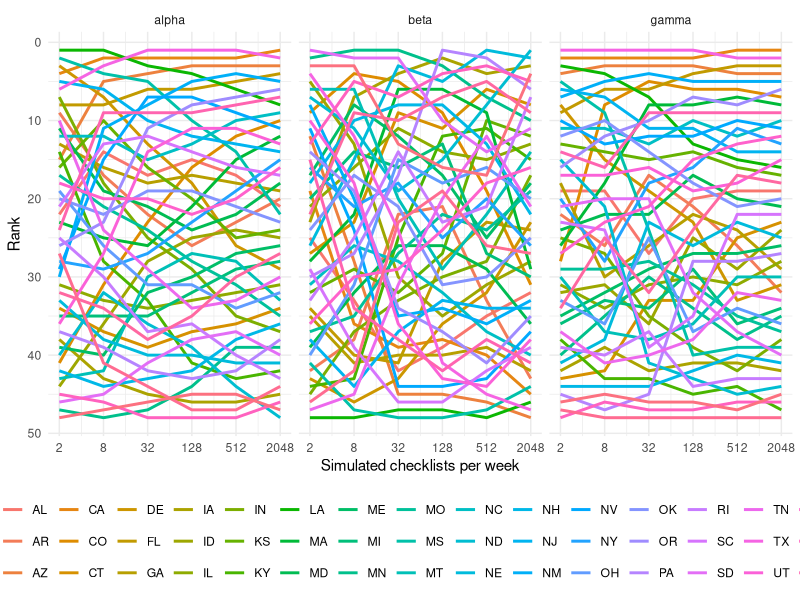

Generate this figure with R:
library(tidyverse)
library(stringr)

res <- read_csv("data/Simulation_Results.csv") %>%
  filter(!(location %in% c("US-HI", "US-AK")))

se <- function(x) {
  sd(x)/sqrt(length(x))
}

View(
res %>%
  group_by(location, n_checklists_per_week) %>%
  summarise_each(
    funs(mean,se),
    alpha,
    beta,
    gamma
  )
)

ranks <- res %>%
  group_by(location, n_checklists_per_week) %>%
  summarise_each(
    funs(mean),
    alpha,
    beta,
    gamma
  ) %>%
  ungroup() %>%
  mutate(location = str_replace(location,"US-","")) %>%
  gather(key = "diversity_metric", value = "value", alpha,gamma,beta) %>%
  group_by(n_checklists_per_week,diversity_metric) %>%
  arrange(desc(value)) %>%
  mutate(rank = row_number()) %>%
  ungroup

ranks %>%
  ggplot(aes(x = as.numeric(as.factor(n_checklists_per_week)), y = rank)) +
  geom_line(aes(color = location), size = 1) +
  scale_y_reverse() +
  scale_x_continuous(
    breaks = as.numeric(as.factor(unique(res$n_checklists_per_week))),
    labels = unique(res$n_checklists_per_week)
  ) +
  labs(
    x = "Simulated checklists per week",
    y = "Rank",
    color = "US State"
  ) +
  theme_minimal() +
  facet_wrap(~diversity_metric) +
  theme(legend.position = "bottom") +
  guides(color = guide_legend(nrow = 3))

rank_table <- ranks %>%
  select(location, n_checklists_per_week, diversity_metric, rank) %>%
  filter(diversity_metric == "beta") %>%
  spread(key = n_checklists_per_week, value = rank)

View(
  rank_table
)

rank_table %>% select(`2`:`2048`) %>% cor
